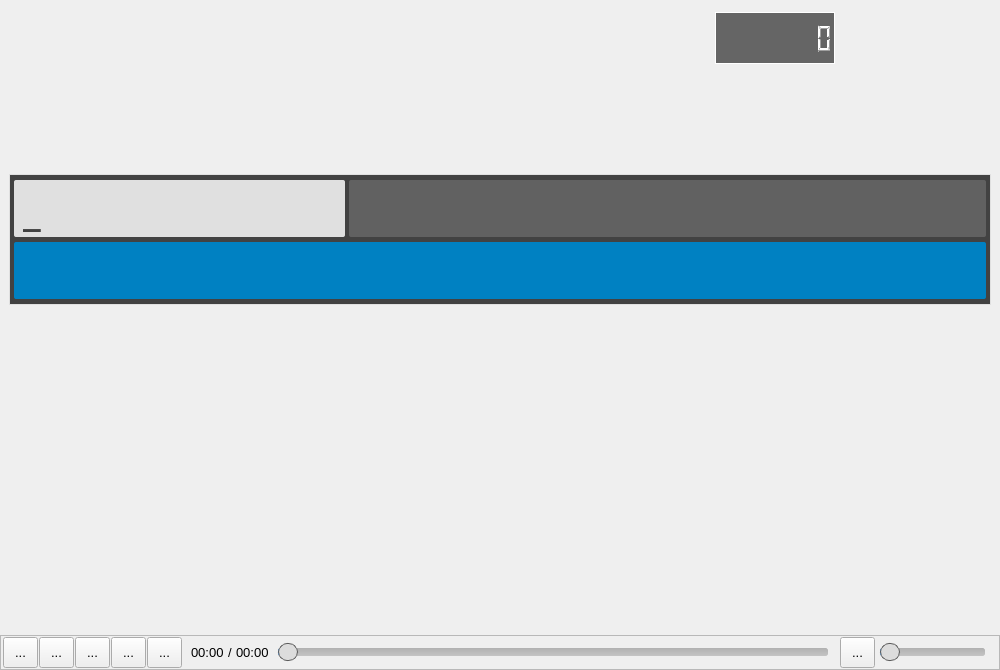
<?xml version="1.0" encoding="UTF-8"?>
<ui version="4.0">
 <class>MainWindow</class>
 <widget class="QMainWindow" name="MainWindow">
  <property name="minimumSize">
   <size>
    <width>1000</width>
    <height>670</height>
   </size>
  </property>
  <property name="font">
   <font>
    <pointsize>10</pointsize>
   </font>
  </property>
  <property name="mouseTracking">
   <bool>true</bool>
  </property>
  <property name="contextMenuPolicy">
   <enum>Qt::CustomContextMenu</enum>
  </property>
  <property name="windowTitle">
   <string>Handy Karaoke</string>
  </property>
  <property name="styleSheet">
   <string notr="true">/*#MainWindow {
background-color: rgb(51, 51, 51);
}*/</string>
  </property>
  <property name="locale">
   <locale language="English" country="UnitedStates"/>
  </property>
  <widget class="QWidget" name="centralWidget">
   <property name="mouseTracking">
    <bool>true</bool>
   </property>
   <layout class="QVBoxLayout" name="verticalLayout_4">
    <property name="leftMargin">
     <number>0</number>
    </property>
    <property name="rightMargin">
     <number>0</number>
    </property>
    <property name="bottomMargin">
     <number>0</number>
    </property>
    <item>
     <layout class="QVBoxLayout" name="verticalLayout_3">
      <property name="leftMargin">
       <number>9</number>
      </property>
      <property name="topMargin">
       <number>0</number>
      </property>
      <property name="rightMargin">
       <number>9</number>
      </property>
      <property name="bottomMargin">
       <number>0</number>
      </property>
      <item>
       <layout class="QHBoxLayout" name="horizontalLayout_13">
        <item>
         <widget class="ChannelMixer" name="chMix" native="true">
          <property name="minimumSize">
           <size>
            <width>400</width>
            <height>157</height>
           </size>
          </property>
          <property name="maximumSize">
           <size>
            <width>16777215</width>
            <height>157</height>
           </size>
          </property>
          <property name="autoFillBackground">
           <bool>true</bool>
          </property>
         </widget>
        </item>
        <item>
         <spacer name="horizontalSpacer_2">
          <property name="orientation">
           <enum>Qt::Horizontal</enum>
          </property>
          <property name="sizeHint" stdset="0">
           <size>
            <width>40</width>
            <height>20</height>
           </size>
          </property>
         </spacer>
        </item>
        <item>
         <layout class="QVBoxLayout" name="verticalLayout_5">
          <item>
           <layout class="QHBoxLayout" name="horizontalLayout">
            <item>
             <widget class="Detail" name="detail" native="true">
              <property name="minimumSize">
               <size>
                <width>160</width>
                <height>52</height>
               </size>
              </property>
              <property name="maximumSize">
               <size>
                <width>160</width>
                <height>52</height>
               </size>
              </property>
             </widget>
            </item>
            <item>
             <widget class="QLCDNumber" name="lcdTime">
              <property name="minimumSize">
               <size>
                <width>120</width>
                <height>52</height>
               </size>
              </property>
              <property name="maximumSize">
               <size>
                <width>120</width>
                <height>52</height>
               </size>
              </property>
              <property name="styleSheet">
               <string notr="true">color: rgb(255, 255, 255);
background-color: rgba(62, 62, 62, 200);
border: 1px solid rgb(255, 255, 255);</string>
              </property>
              <property name="digitCount">
               <number>8</number>
              </property>
             </widget>
            </item>
            <item>
             <widget class="RhythmWidget" name="rhmWidget" native="true">
              <property name="minimumSize">
               <size>
                <width>150</width>
                <height>52</height>
               </size>
              </property>
              <property name="maximumSize">
               <size>
                <width>150</width>
                <height>52</height>
               </size>
              </property>
             </widget>
            </item>
           </layout>
          </item>
          <item>
           <widget class="QWidget" name="expandChMix" native="true">
            <property name="sizePolicy">
             <sizepolicy hsizetype="Preferred" vsizetype="Fixed">
              <horstretch>0</horstretch>
              <verstretch>0</verstretch>
             </sizepolicy>
            </property>
            <property name="minimumSize">
             <size>
              <width>0</width>
              <height>96</height>
             </size>
            </property>
           </widget>
          </item>
         </layout>
        </item>
       </layout>
      </item>
      <item>
       <widget class="QFrame" name="frameSearch">
        <property name="sizePolicy">
         <sizepolicy hsizetype="Expanding" vsizetype="Fixed">
          <horstretch>0</horstretch>
          <verstretch>0</verstretch>
         </sizepolicy>
        </property>
        <property name="minimumSize">
         <size>
          <width>0</width>
          <height>131</height>
         </size>
        </property>
        <property name="maximumSize">
         <size>
          <width>16777215</width>
          <height>131</height>
         </size>
        </property>
        <property name="styleSheet">
         <string notr="true">#frameSearch {
	border: 1px solid rgb(224, 224, 224);
	background-color: rgb(66, 66, 66);
}</string>
        </property>
        <property name="frameShape">
         <enum>QFrame::StyledPanel</enum>
        </property>
        <property name="frameShadow">
         <enum>QFrame::Raised</enum>
        </property>
        <layout class="QHBoxLayout" name="horizontalLayout_6">
         <property name="spacing">
          <number>0</number>
         </property>
         <property name="leftMargin">
          <number>4</number>
         </property>
         <property name="topMargin">
          <number>4</number>
         </property>
         <property name="rightMargin">
          <number>4</number>
         </property>
         <property name="bottomMargin">
          <number>4</number>
         </property>
         <item>
          <layout class="QVBoxLayout" name="verticalLayout">
           <property name="spacing">
            <number>4</number>
           </property>
           <item>
            <layout class="QHBoxLayout" name="horizontalLayout_5">
             <property name="spacing">
              <number>4</number>
             </property>
             <item>
              <widget class="QFrame" name="frame_2">
               <property name="sizePolicy">
                <sizepolicy hsizetype="Fixed" vsizetype="Fixed">
                 <horstretch>0</horstretch>
                 <verstretch>0</verstretch>
                </sizepolicy>
               </property>
               <property name="minimumSize">
                <size>
                 <width>331</width>
                 <height>57</height>
                </size>
               </property>
               <property name="maximumSize">
                <size>
                 <width>331</width>
                 <height>57</height>
                </size>
               </property>
               <property name="styleSheet">
                <string notr="true">border: none;
border-radius: 2px;
background-color: rgb(224, 224, 224);
color: rgb(66, 66, 66);</string>
               </property>
               <property name="frameShape">
                <enum>QFrame::StyledPanel</enum>
               </property>
               <property name="frameShadow">
                <enum>QFrame::Raised</enum>
               </property>
               <layout class="QHBoxLayout" name="horizontalLayout_2">
                <property name="leftMargin">
                 <number>9</number>
                </property>
                <property name="topMargin">
                 <number>0</number>
                </property>
                <property name="bottomMargin">
                 <number>0</number>
                </property>
                <item>
                 <widget class="QLabel" name="lbSearch">
                  <property name="font">
                   <font>
                    <family>DilleniaUPC</family>
                    <pointsize>32</pointsize>
                    <weight>75</weight>
                    <bold>true</bold>
                   </font>
                  </property>
                  <property name="text">
                   <string>_</string>
                  </property>
                 </widget>
                </item>
               </layout>
              </widget>
             </item>
             <item>
              <widget class="QFrame" name="frame_3">
               <property name="sizePolicy">
                <sizepolicy hsizetype="Ignored" vsizetype="Fixed">
                 <horstretch>0</horstretch>
                 <verstretch>0</verstretch>
                </sizepolicy>
               </property>
               <property name="minimumSize">
                <size>
                 <width>0</width>
                 <height>57</height>
                </size>
               </property>
               <property name="maximumSize">
                <size>
                 <width>16777215</width>
                 <height>57</height>
                </size>
               </property>
               <property name="styleSheet">
                <string notr="true">/*
border: none;
border-radius: 2px;
background-color: rgb(41, 128, 185);
color: rgb(255, 244, 110);
font: bold 14pt;
*/

border: none;
border-radius: 2px;
background-color: rgb(97, 97, 97);
color: rgb(255, 244, 110);</string>
               </property>
               <property name="frameShape">
                <enum>QFrame::StyledPanel</enum>
               </property>
               <property name="frameShadow">
                <enum>QFrame::Raised</enum>
               </property>
               <layout class="QHBoxLayout" name="horizontalLayout_3">
                <property name="leftMargin">
                 <number>9</number>
                </property>
                <property name="topMargin">
                 <number>0</number>
                </property>
                <property name="bottomMargin">
                 <number>0</number>
                </property>
                <item>
                 <widget class="QLabel" name="lbLyrics">
                  <property name="font">
                   <font>
                    <family>DilleniaUPC</family>
                    <pointsize>24</pointsize>
                    <weight>75</weight>
                    <bold>true</bold>
                   </font>
                  </property>
                  <property name="text">
                   <string/>
                  </property>
                 </widget>
                </item>
               </layout>
              </widget>
             </item>
            </layout>
           </item>
           <item>
            <widget class="QFrame" name="frame_4">
             <property name="sizePolicy">
              <sizepolicy hsizetype="Ignored" vsizetype="Fixed">
               <horstretch>0</horstretch>
               <verstretch>0</verstretch>
              </sizepolicy>
             </property>
             <property name="minimumSize">
              <size>
               <width>0</width>
               <height>57</height>
              </size>
             </property>
             <property name="maximumSize">
              <size>
               <width>16777215</width>
               <height>57</height>
              </size>
             </property>
             <property name="styleSheet">
              <string notr="true">/*
border: none;
border-radius: 2px;
background-color: rgb(0, 150, 136);
color: rgb(238, 238, 238);
font: bold 16pt;
*/

border: none;
border-radius: 2px;
background-color: /*#1976D2;*/rgb(0, 129, 194);
color: rgb(238, 238, 238);</string>
             </property>
             <property name="frameShape">
              <enum>QFrame::StyledPanel</enum>
             </property>
             <property name="frameShadow">
              <enum>QFrame::Raised</enum>
             </property>
             <layout class="QHBoxLayout" name="horizontalLayout_4">
              <property name="leftMargin">
               <number>9</number>
              </property>
              <property name="topMargin">
               <number>0</number>
              </property>
              <property name="bottomMargin">
               <number>0</number>
              </property>
              <item>
               <widget class="QLabel" name="lbId">
                <property name="font">
                 <font>
                  <family>DilleniaUPC</family>
                  <pointsize>32</pointsize>
                  <weight>75</weight>
                  <bold>true</bold>
                 </font>
                </property>
                <property name="text">
                 <string/>
                </property>
               </widget>
              </item>
              <item>
               <widget class="QLabel" name="lbName">
                <property name="font">
                 <font>
                  <family>DilleniaUPC</family>
                  <pointsize>32</pointsize>
                  <weight>75</weight>
                  <bold>true</bold>
                 </font>
                </property>
                <property name="text">
                 <string/>
                </property>
               </widget>
              </item>
              <item>
               <widget class="QLabel" name="lbBtw">
                <property name="font">
                 <font>
                  <family>DilleniaUPC</family>
                  <pointsize>32</pointsize>
                  <weight>75</weight>
                  <bold>true</bold>
                 </font>
                </property>
                <property name="text">
                 <string/>
                </property>
               </widget>
              </item>
              <item>
               <widget class="QLabel" name="lbArtist">
                <property name="font">
                 <font>
                  <family>DilleniaUPC</family>
                  <pointsize>32</pointsize>
                  <weight>75</weight>
                  <bold>true</bold>
                 </font>
                </property>
                <property name="text">
                 <string/>
                </property>
               </widget>
              </item>
              <item>
               <widget class="QLabel" name="lbTempoKey">
                <property name="font">
                 <font>
                  <family>DilleniaUPC</family>
                  <pointsize>32</pointsize>
                  <weight>75</weight>
                  <bold>true</bold>
                 </font>
                </property>
                <property name="text">
                 <string/>
                </property>
               </widget>
              </item>
              <item>
               <widget class="QLabel" name="lbType">
                <property name="font">
                 <font>
                  <family>DilleniaUPC</family>
                  <pointsize>32</pointsize>
                  <weight>75</weight>
                  <bold>true</bold>
                 </font>
                </property>
                <property name="text">
                 <string/>
                </property>
               </widget>
              </item>
              <item>
               <spacer name="horizontalSpacer">
                <property name="orientation">
                 <enum>Qt::Horizontal</enum>
                </property>
                <property name="sizeHint" stdset="0">
                 <size>
                  <width>40</width>
                  <height>20</height>
                 </size>
                </property>
               </spacer>
              </item>
             </layout>
            </widget>
           </item>
          </layout>
         </item>
        </layout>
       </widget>
      </item>
      <item>
       <widget class="PlaylistWidget" name="playlistWidget" native="true">
        <property name="minimumSize">
         <size>
          <width>0</width>
          <height>200</height>
         </size>
        </property>
       </widget>
      </item>
      <item>
       <layout class="QHBoxLayout" name="horizontalLayout_14">
        <item>
         <widget class="SongDetail" name="songDetail" native="true">
          <property name="minimumSize">
           <size>
            <width>100</width>
            <height>50</height>
           </size>
          </property>
         </widget>
        </item>
        <item>
         <spacer name="horizontalSpacer_3">
          <property name="orientation">
           <enum>Qt::Horizontal</enum>
          </property>
          <property name="sizeHint" stdset="0">
           <size>
            <width>40</width>
            <height>20</height>
           </size>
          </property>
         </spacer>
        </item>
       </layout>
      </item>
     </layout>
    </item>
    <item>
     <spacer name="verticalSpacer">
      <property name="orientation">
       <enum>Qt::Vertical</enum>
      </property>
      <property name="sizeHint" stdset="0">
       <size>
        <width>20</width>
        <height>40</height>
       </size>
      </property>
     </spacer>
    </item>
    <item>
     <widget class="QFrame" name="frameControl">
      <property name="minimumSize">
       <size>
        <width>0</width>
        <height>35</height>
       </size>
      </property>
      <property name="maximumSize">
       <size>
        <width>16777215</width>
        <height>35</height>
       </size>
      </property>
      <property name="styleSheet">
       <string notr="true">
background-color: rgb(34, 40, 49);
color: rgb(245,245,245;);
font: bold 9pt;
border: none;

QToolTip {
	color: rgb(14, 14, 14);
}</string>
      </property>
      <property name="frameShape">
       <enum>QFrame::StyledPanel</enum>
      </property>
      <property name="frameShadow">
       <enum>QFrame::Raised</enum>
      </property>
      <layout class="QHBoxLayout" name="horizontalLayout_9">
       <property name="spacing">
        <number>9</number>
       </property>
       <property name="leftMargin">
        <number>2</number>
       </property>
       <property name="topMargin">
        <number>0</number>
       </property>
       <property name="bottomMargin">
        <number>0</number>
       </property>
       <item>
        <layout class="QHBoxLayout" name="horizontalLayout_8">
         <property name="spacing">
          <number>1</number>
         </property>
         <item>
          <widget class="PlaybackButton" name="btnPlay">
           <property name="minimumSize">
            <size>
             <width>35</width>
             <height>31</height>
            </size>
           </property>
           <property name="maximumSize">
            <size>
             <width>35</width>
             <height>31</height>
            </size>
           </property>
           <property name="focusPolicy">
            <enum>Qt::NoFocus</enum>
           </property>
           <property name="toolTip">
            <string>เล่น (F5)</string>
           </property>
           <property name="text">
            <string>...</string>
           </property>
          </widget>
         </item>
         <item>
          <widget class="PlaybackButton" name="btnPause">
           <property name="minimumSize">
            <size>
             <width>35</width>
             <height>31</height>
            </size>
           </property>
           <property name="maximumSize">
            <size>
             <width>35</width>
             <height>31</height>
            </size>
           </property>
           <property name="focusPolicy">
            <enum>Qt::NoFocus</enum>
           </property>
           <property name="toolTip">
            <string>หยุดชั่วคราว (F6)</string>
           </property>
           <property name="text">
            <string>...</string>
           </property>
          </widget>
         </item>
         <item>
          <widget class="PlaybackButton" name="btnStop">
           <property name="minimumSize">
            <size>
             <width>35</width>
             <height>31</height>
            </size>
           </property>
           <property name="maximumSize">
            <size>
             <width>35</width>
             <height>31</height>
            </size>
           </property>
           <property name="focusPolicy">
            <enum>Qt::NoFocus</enum>
           </property>
           <property name="toolTip">
            <string>หยุด (F7)</string>
           </property>
           <property name="text">
            <string>...</string>
           </property>
          </widget>
         </item>
         <item>
          <widget class="PlaybackButton" name="btnPrevious">
           <property name="minimumSize">
            <size>
             <width>35</width>
             <height>31</height>
            </size>
           </property>
           <property name="maximumSize">
            <size>
             <width>35</width>
             <height>31</height>
            </size>
           </property>
           <property name="focusPolicy">
            <enum>Qt::NoFocus</enum>
           </property>
           <property name="toolTip">
            <string>เพลงก่อนหน้า (F8)</string>
           </property>
           <property name="text">
            <string>...</string>
           </property>
          </widget>
         </item>
         <item>
          <widget class="PlaybackButton" name="btnNext">
           <property name="minimumSize">
            <size>
             <width>35</width>
             <height>31</height>
            </size>
           </property>
           <property name="maximumSize">
            <size>
             <width>35</width>
             <height>31</height>
            </size>
           </property>
           <property name="focusPolicy">
            <enum>Qt::NoFocus</enum>
           </property>
           <property name="toolTip">
            <string>เพลงถัดไป (F9)</string>
           </property>
           <property name="text">
            <string>...</string>
           </property>
          </widget>
         </item>
        </layout>
       </item>
       <item>
        <layout class="QHBoxLayout" name="horizontalLayout_11">
         <item>
          <layout class="QHBoxLayout" name="horizontalLayout_10">
           <property name="spacing">
            <number>4</number>
           </property>
           <item>
            <widget class="QLabel" name="lbPosition">
             <property name="text">
              <string>00:00</string>
             </property>
            </widget>
           </item>
           <item>
            <widget class="QLabel" name="label_4">
             <property name="text">
              <string>/</string>
             </property>
            </widget>
           </item>
           <item>
            <widget class="QLabel" name="lbDuration">
             <property name="text">
              <string>00:00</string>
             </property>
            </widget>
           </item>
          </layout>
         </item>
         <item>
          <widget class="QSlider" name="sliderPosition">
           <property name="focusPolicy">
            <enum>Qt::NoFocus</enum>
           </property>
           <property name="styleSheet">
            <string notr="true">QSlider {
	padding: 3px;
}
QSlider::groove:horizontal {
    /*border: 1px solid #999999;*/
    height: 8px; /* the groove expands to the size of the slider by default. by 		  giving it a height, it has a fixed size */
    background: qlineargradient(x1:0, y1:0, x2:0, y2:1, stop:0 #B1B1B1, stop:     1 #c4c4c4);
    margin: 2px 0;
	border-radius: 3px;
}

QSlider::handle:horizontal {
    background: rgb(220,220,220);
    border: 1px solid #5c5c5c;
    width: 18px;
    margin: -5px 0; /* handle is placed by default on the contents rect of the groove. Expand outside the groove */
    border-radius: 9px;
}

QSlider::add-page:horizontal {
     height: 8px; /* the groove expands to the size of the slider by default. by 		  giving it a height, it has a fixed size */
    background: qlineargradient(x1:0, y1:0, x2:0, y2:1, stop:0 #B1B1B1, stop:     1 #c4c4c4);
    margin: 2px 0;
	border-radius: 3px;
}

QSlider::sub-page:horizontal {
     height: 8px; /* the groove expands to the size of the slider by default. by 		  giving it a height, it has a fixed size */
    background: #1e90ff;
    margin: 2px 0;
	border-radius: 3px;
}</string>
           </property>
           <property name="maximum">
            <number>100</number>
           </property>
           <property name="value">
            <number>0</number>
           </property>
           <property name="orientation">
            <enum>Qt::Horizontal</enum>
           </property>
          </widget>
         </item>
        </layout>
       </item>
       <item>
        <layout class="QHBoxLayout" name="horizontalLayout_12">
         <property name="spacing">
          <number>2</number>
         </property>
         <item>
          <widget class="PlaybackButton" name="btnVolumeMute">
           <property name="minimumSize">
            <size>
             <width>35</width>
             <height>31</height>
            </size>
           </property>
           <property name="maximumSize">
            <size>
             <width>35</width>
             <height>31</height>
            </size>
           </property>
           <property name="focusPolicy">
            <enum>Qt::NoFocus</enum>
           </property>
           <property name="text">
            <string>...</string>
           </property>
          </widget>
         </item>
         <item>
          <widget class="QSlider" name="sliderVolume">
           <property name="sizePolicy">
            <sizepolicy hsizetype="Fixed" vsizetype="Fixed">
             <horstretch>0</horstretch>
             <verstretch>0</verstretch>
            </sizepolicy>
           </property>
           <property name="minimumSize">
            <size>
             <width>111</width>
             <height>0</height>
            </size>
           </property>
           <property name="maximumSize">
            <size>
             <width>111</width>
             <height>16777215</height>
            </size>
           </property>
           <property name="focusPolicy">
            <enum>Qt::NoFocus</enum>
           </property>
           <property name="styleSheet">
            <string notr="true">QSlider {
	padding: 3px;
}
QSlider::groove:horizontal {
    /*border: 1px solid #999999;*/
    height: 8px; /* the groove expands to the size of the slider by default. by 		  giving it a height, it has a fixed size */
    background: qlineargradient(x1:0, y1:0, x2:0, y2:1, stop:0 #B1B1B1, stop:     1 #c4c4c4);
    margin: 2px 0;
	border-radius: 3px;
}

QSlider::handle:horizontal {
    background: rgb(220,220,220);
    border: 1px solid #5c5c5c;
    width: 18px;
    margin: -5px 0; /* handle is placed by default on the contents rect of the groove. Expand outside the groove */
    border-radius: 9px;
}

QSlider::add-page:horizontal {
     height: 8px; /* the groove expands to the size of the slider by default. by 		  giving it a height, it has a fixed size */
    background: qlineargradient(x1:0, y1:0, x2:0, y2:1, stop:0 #B1B1B1, stop:     1 #c4c4c4);
    margin: 2px 0;
	border-radius: 3px;
}

QSlider::sub-page:horizontal {
     height: 8px; /* the groove expands to the size of the slider by default. by 		  giving it a height, it has a fixed size */
    background: #1e90ff;
    margin: 2px 0;
	border-radius: 3px;
}</string>
           </property>
           <property name="maximum">
            <number>100</number>
           </property>
           <property name="pageStep">
            <number>5</number>
           </property>
           <property name="orientation">
            <enum>Qt::Horizontal</enum>
           </property>
          </widget>
         </item>
        </layout>
       </item>
      </layout>
     </widget>
    </item>
   </layout>
  </widget>
 </widget>
 <layoutdefault spacing="6" margin="11"/>
 <customwidgets>
  <customwidget>
   <class>RhythmWidget</class>
   <extends>QWidget</extends>
   <header>RhythmWidget.h</header>
   <container>1</container>
  </customwidget>
  <customwidget>
   <class>ChannelMixer</class>
   <extends>QWidget</extends>
   <header>ChannelMixer.h</header>
   <container>1</container>
  </customwidget>
  <customwidget>
   <class>SongDetail</class>
   <extends>QWidget</extends>
   <header>SongDetail.h</header>
   <container>1</container>
  </customwidget>
  <customwidget>
   <class>Detail</class>
   <extends>QWidget</extends>
   <header>Detail.h</header>
   <container>1</container>
  </customwidget>
  <customwidget>
   <class>PlaybackButton</class>
   <extends>QToolButton</extends>
   <header>PlaybackButton.h</header>
  </customwidget>
  <customwidget>
   <class>PlaylistWidget</class>
   <extends>QWidget</extends>
   <header>PlaylistWidget.h</header>
   <container>1</container>
  </customwidget>
 </customwidgets>
 <resources/>
 <connections/>
</ui>
